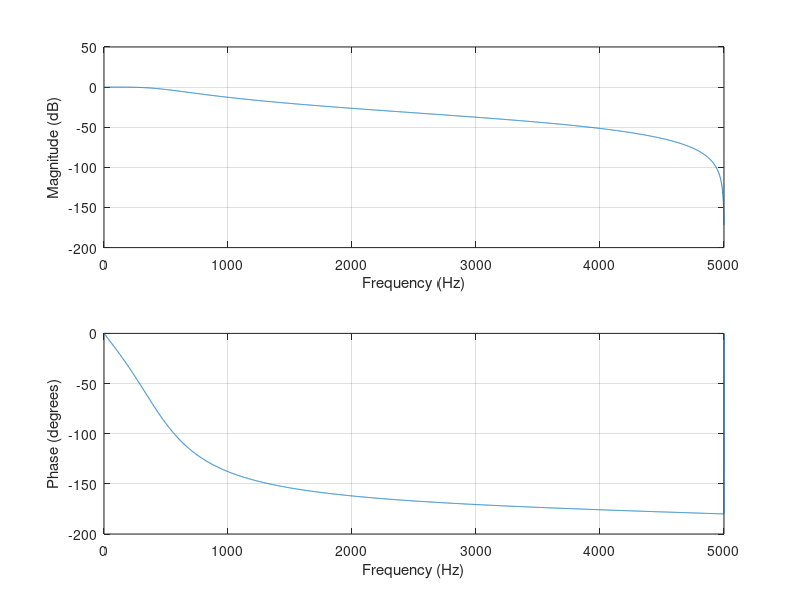

The MATLAB script that drew this image:
clear all;
close all;
Fp=1000;
Fs=5000;
Fsample=10000;

Wp=Fp/Fsample;
Ws=Fs/Fsample; 

[N,Wn]=buttord(Wp,Ws,3,30);
[zeros_,poles_,scale_]=butter(N,Wn);
[num,den]=butter(N,Wn);

tf=zpk(zeros_,poles_,scale_);
figure
freqz(num,den,5000,Fsample)